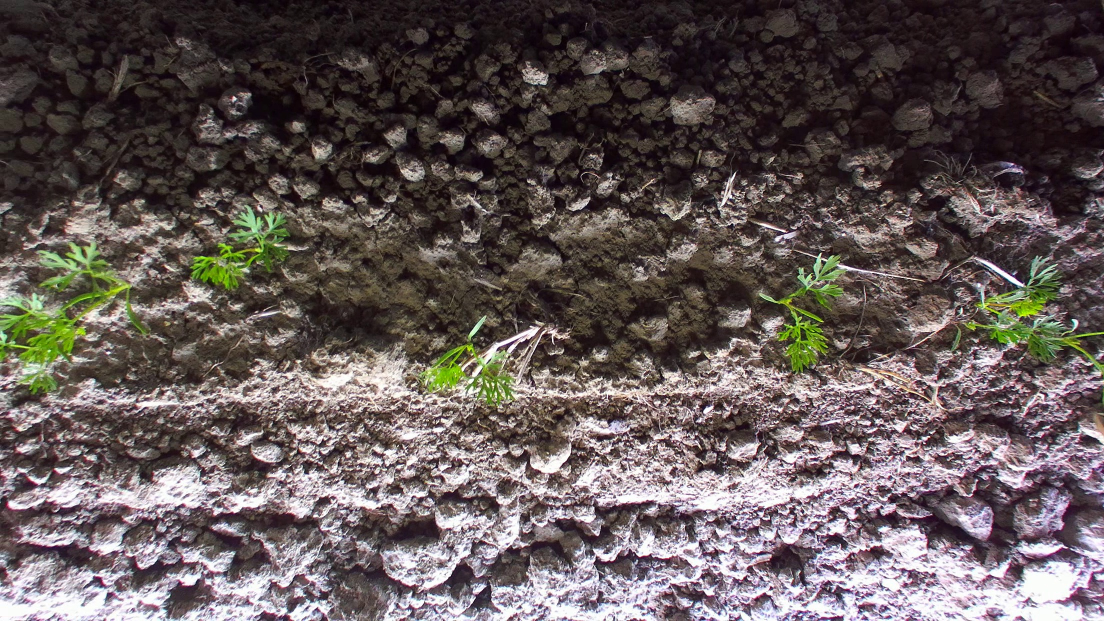
#> input picture Annotation/images/frame11.jpg, 2208 x 1242 px, given as the content of the folder images_old, which was not available (shown at 1/2 size)
$ python highlightPlant.py
#> lines starting #> are read from the running program, lines starting #| are printed output that depends on the picture; after the words box and inside, x2 and y2 are one past the last pixel; in counts of white or black regions, pixels touching at a corner belong together; pictures that were not available may be replaced by others from this repository, and a replacement may not be noted
import cv2
import os
import numpy as np
import matplotlib.pyplot as plt
from random import randint

img_path = 'images_old'
finished_img_path = './finished_images'
os.makedirs(f'{finished_img_path}', exist_ok=True)
os.makedirs(f'annotations_bonirob', exist_ok=True)

count = 0
show_image = randint(1, 30)


class_ids = {
    "crop": 0,  # Assign class ID 0 for crop
    "weed": 1,  # Assign class ID 1 for weed
}

for img_name in os.listdir(img_path):
    annotations = []
    img = cv2.imread(f"{img_path}/{img_name}")
#> img is the input picture: shape (1242, 2208, 3); mean B, G, R 86.8, 87.8, 98.4

    height, width, _ = img.shape
#> height = 1242; width = 2208

    img_rgb = cv2.cvtColor(img, cv2.COLOR_BGR2RGB)  # Convert to RGB for visualization with matplotlib

    # Step 1: Convert to HSV and apply color thresholding for green vegetation
    hsv_img = cv2.cvtColor(img, cv2.COLOR_BGR2HSV)
#> hsv_img: shape (1242, 2208, 3); mean H, S, V 89, 65.9, 100.8
    lower_green = (23, 30, 5)
    upper_green = (101, 195, 200)

    mask = cv2.inRange(hsv_img, lower_green, upper_green)
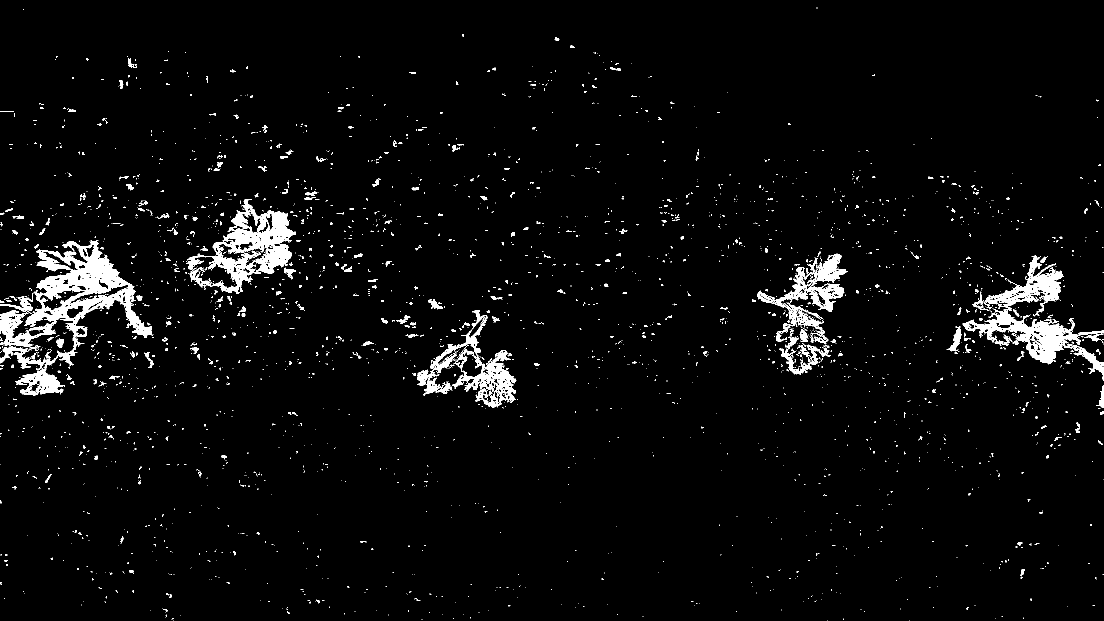
#> mask: shape (1242, 2208) (shown at 1/2 size); 3.6% white; 2922 white regions (2620 under 20 px), largest, box (x1, y1, x2, y2) and area: (0, 480, 306, 791) 25829, (1925, 511, 2208, 728) 13645, (373, 398, 592, 588) 13477
    segmented_img = cv2.bitwise_and(img_rgb, img_rgb, mask=mask)
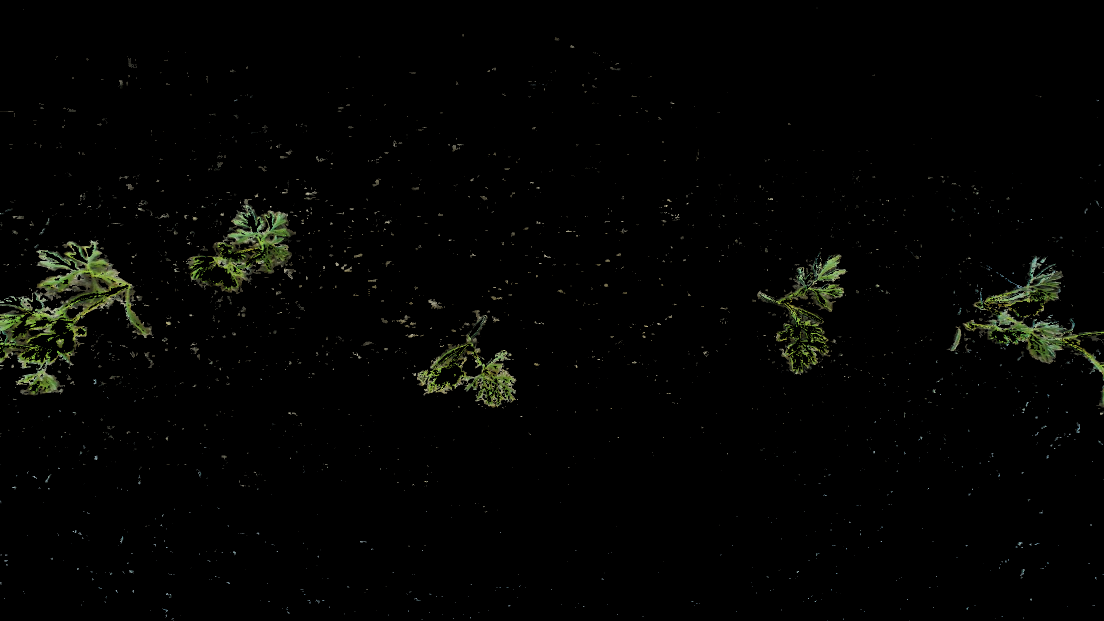
#> segmented_img: shape (1242, 2208, 3) (shown at 1/2 size); mean R, G, B 3.5, 4, 2.5


    # Step 2: Apply morphological operations to clean up the mask
    kernel = cv2.getStructuringElement(cv2.MORPH_OPEN, (3, 3))
    processed_mask = cv2.morphologyEx(mask, cv2.MORPH_ERODE, kernel)
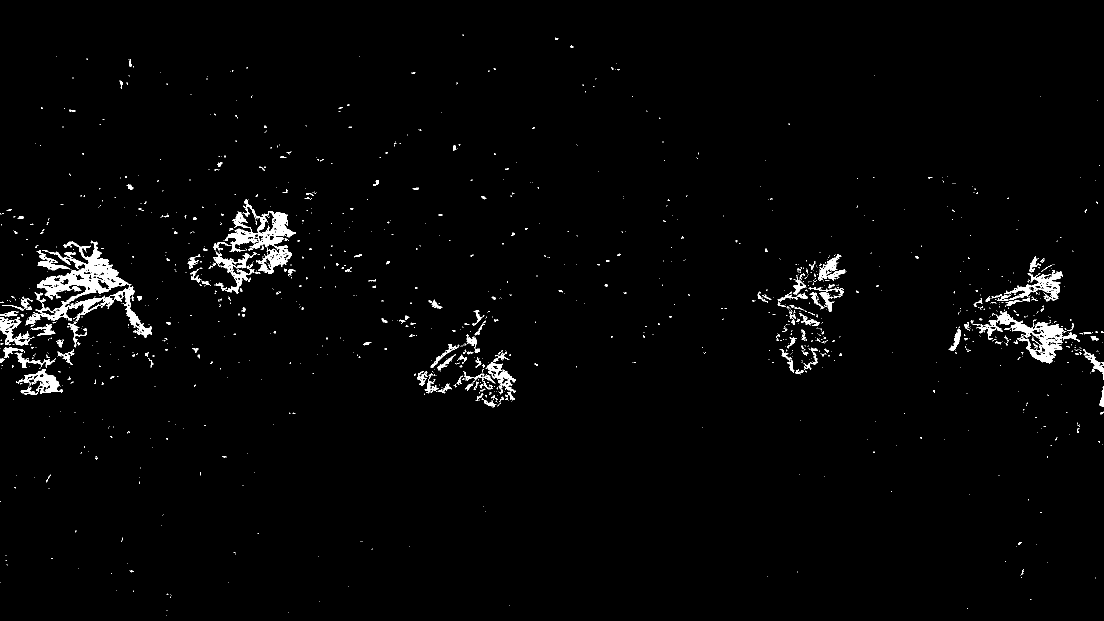
#> processed_mask: shape (1242, 2208) (shown at 1/2 size); 1.9% white; 1161 white regions (996 under 20 px)


    # Find contours on the morphed mask
    contours, _ = cv2.findContours(processed_mask, cv2.RETR_EXTERNAL, cv2.CHAIN_APPROX_SIMPLE)
#> contours = 1155 contours, 1047 with area under 20; largest, box (x1, y1, x2, y2) and area: (50, 481, 304, 675) 13823, (449, 399, 591, 547) 6698, (1952, 622, 2160, 727) 5262, (32, 738, 126, 790) 2320, (2008, 540, 2126, 604) 2306
    contours = list(contours)

    # Define a minimum area threshold to filter out small specks
    min_area = 80  # Adjust this value based on your image size and object size

    # Create a new mask for only large blobs
    large_blobs_mask = np.zeros_like(processed_mask)
    contour_count = -1
    for cnt in contours:
        if cv2.contourArea(cnt) > min_area:
            # [24 lines of commented-out code are left out]
            contour_points = cnt.squeeze()  # Remove extra dimensions if any
            normalized_points = []
            for point in contour_points:
                x, y = point
                normalized_x = x / width
                normalized_y = y / height
#> this loop made 1155 passes
#> cnt on passes 1 to 3: [[332, 1231]], [[577, 1225]], [[333, 1220], [334, 1221]]
                # [13 lines of commented-out code are left out]
    edges = cv2.Canny(large_blobs_mask, 100, 200)
#> large_blobs_mask: shape (1242, 2208); every value is 0

    # Step 4: Overlay the edges on the original image
    overlay = img_rgb.copy()
    overlay[edges > 0] = [255, 0, 0]  # Color the edges in red for visibility

    large_blobs_mask = cv2.resize(large_blobs_mask, (img_rgb.shape[1], img_rgb.shape[0]))

    if len(img_rgb.shape) == 3 and img_rgb.shape[2] == 3:
        large_blobs_mask = cv2.cvtColor(large_blobs_mask, cv2.COLOR_GRAY2BGR)
#> large_blobs_mask: shape (1242, 2208, 3); every value is 0

    # Apply a color (e.g., green) to the mask
    colored_mask = large_blobs_mask.copy()
    colored_mask[:, :, 1] = large_blobs_mask[:, :, 1]  # Increase the green channel intensity
    colored_mask[:, :, 0] = 0  # Set blue channel to 0
    colored_mask[:, :, 2] = 0  # Set red channel to 0

    # Blend the original image and contour mask
    mask_highlighted = cv2.addWeighted(img_rgb, 0.4, colored_mask, 0.2, 0)
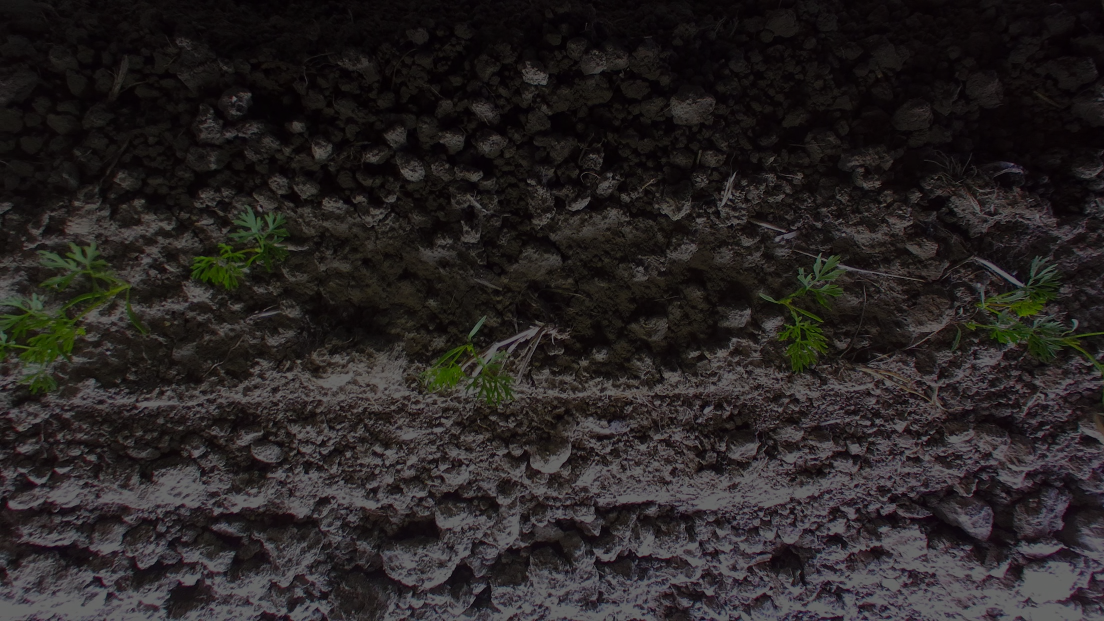
#> mask_highlighted: shape (1242, 2208, 3) (shown at 1/2 size); mean R, G, B 39.4, 35.1, 34.7

    print(f"{finished_img_path}/{img_name}")
    cv2.imwrite(f"{finished_img_path}/{img_name}", mask_highlighted)
    count += 1

    # Show random result
    if count == 1:

        # Visualization of the intermediate results
        fig, axs = plt.subplots(1, 2, figsize=(20, 10))

        axs[0].imshow(overlay)
        axs[0].set_title('Edge overlay', fontsize=30)
        axs[0].axis('off')

        axs[1].imshow(processed_mask)
        axs[1].set_title('Plant highlight', fontsize=30)
        axs[1].axis('off')

        plt.tight_layout()
        plt.show()

$ run again, on Annotation/images/frame12.jpg
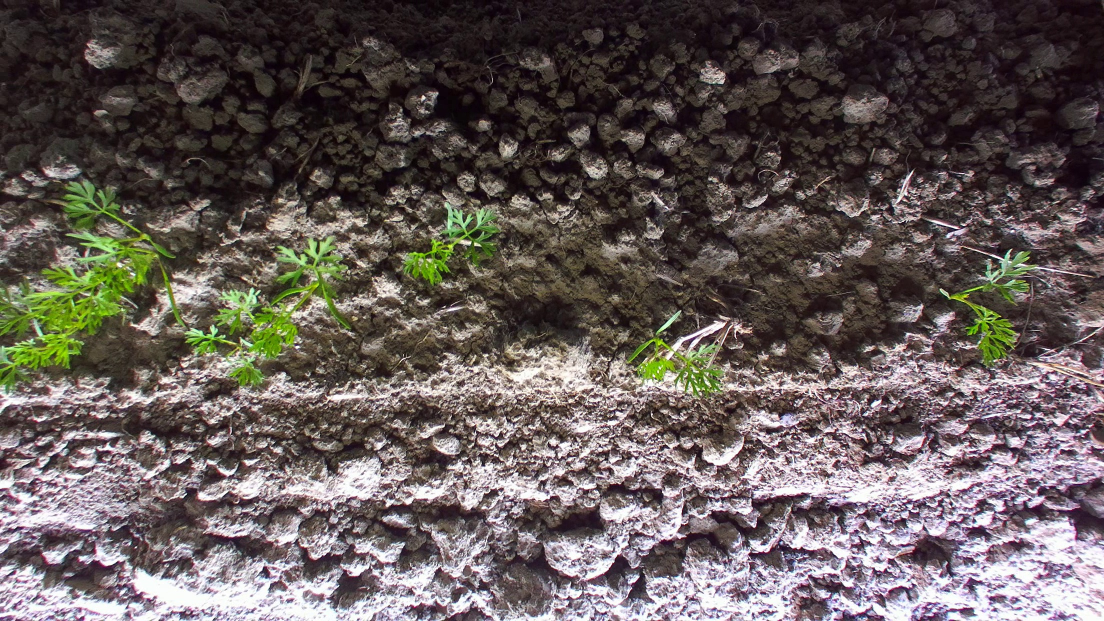
#> input picture Annotation/images/frame12.jpg, 2208 x 1242 px, given as the content of the folder images_old, which was not available (shown at 1/2 size)
#> img is the input picture: shape (1242, 2208, 3); mean B, G, R 87.9, 90.2, 99.9
#> hsv_img: shape (1242, 2208, 3); mean H, S, V 86.2, 66.4, 102.8
#> `mask = cv2.inRange(hsv_img, lower_green, upper_green)`:
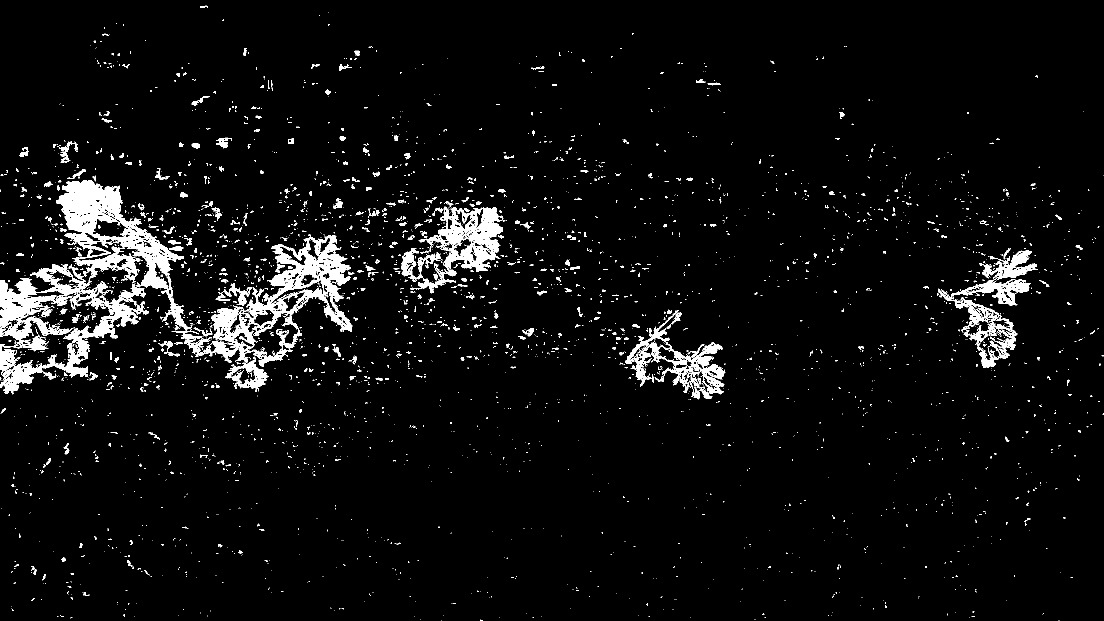
#> mask: shape (1242, 2208) (shown at 1/2 size); 4.9% white; 3423 white regions (3010 under 20 px), largest, box (x1, y1, x2, y2) and area: (0, 360, 385, 789) 45343, (343, 469, 705, 734) 22334, (820, 412, 1007, 587) 10655
#> processed_mask: shape (1242, 2208); 2.7% white; 1594 white regions (1340 under 20 px)
#> contours = 1578 contours, 1409 with area under 20; largest, box (x1, y1, x2, y2) and area: (113, 361, 367, 577) 13021, (494, 471, 700, 657) 10002, (878, 415, 1005, 552) 7924, (0, 557, 108, 655) 4207, (131, 594, 276, 717) 3028
#> the loop `for cnt in contours:` made 1578 passes
#> cnt on passes 1 to 3: [[962, 1241], [963, 1241]], [[1526, 1228], [1527, 1228]], [[1946, 1224]]
#> `mask_highlighted = cv2.addWeighted(img_rgb, 0.4, colored_mask, 0.2, 0)`:
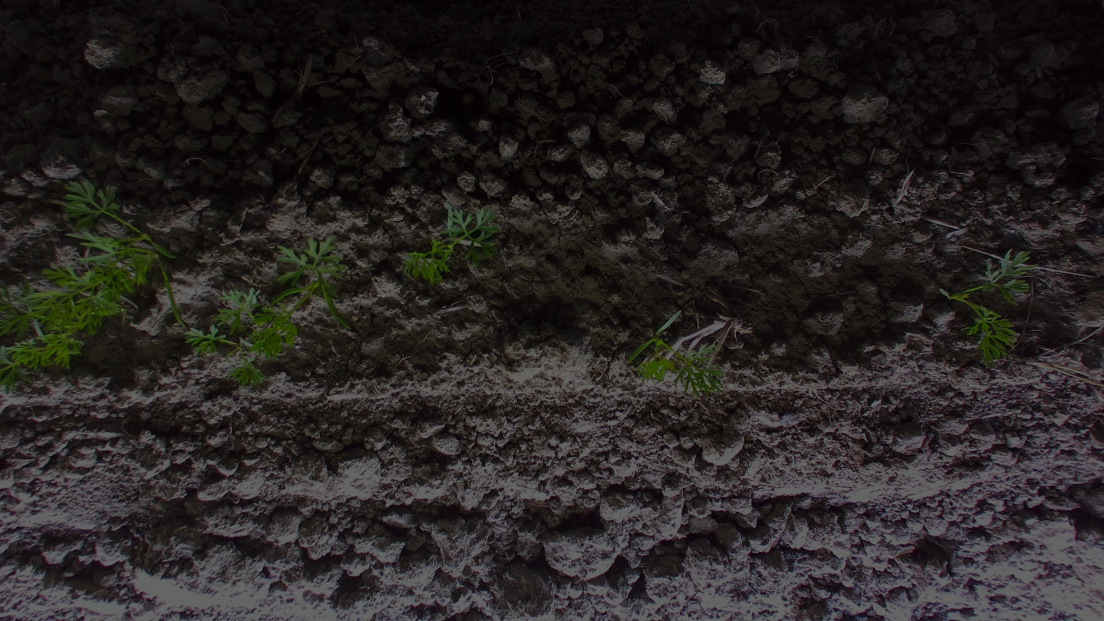
#> mask_highlighted: shape (1242, 2208, 3) (shown at 1/2 size); mean R, G, B 39.9, 36.1, 35.1

$ run again, on Annotation/images/frame13.jpg
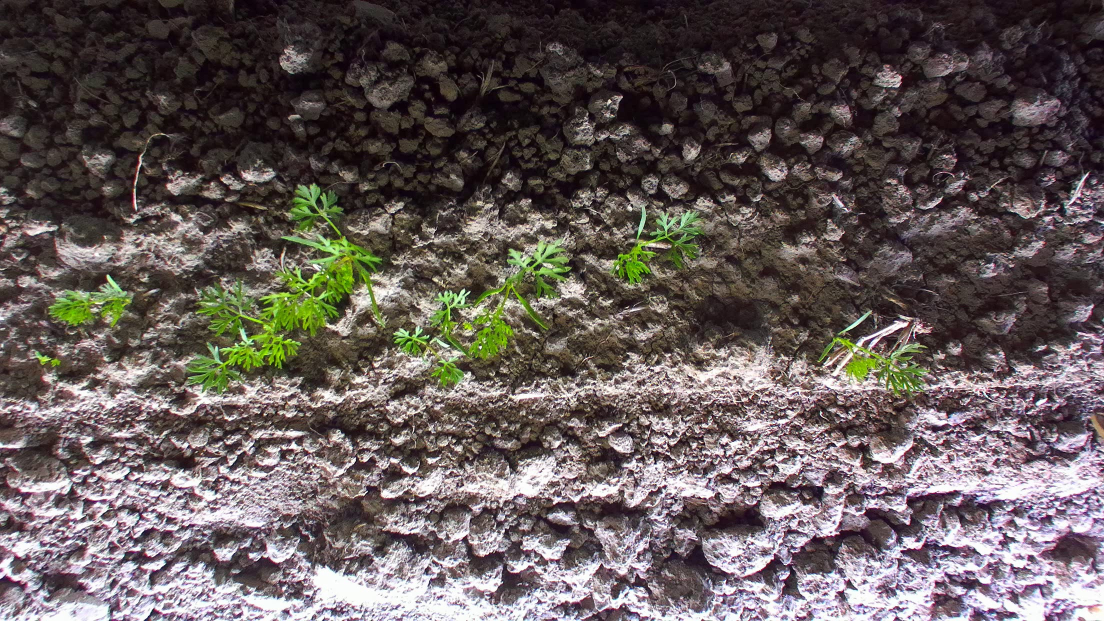
#> input picture Annotation/images/frame13.jpg, 2208 x 1242 px, given as the content of the folder images_old, which was not available (shown at 1/2 size)
#> img is the input picture: shape (1242, 2208, 3); mean B, G, R 88.2, 89.6, 99.7
#> hsv_img: shape (1242, 2208, 3); mean H, S, V 91.4, 66.5, 102.7
#> `mask = cv2.inRange(hsv_img, lower_green, upper_green)`:
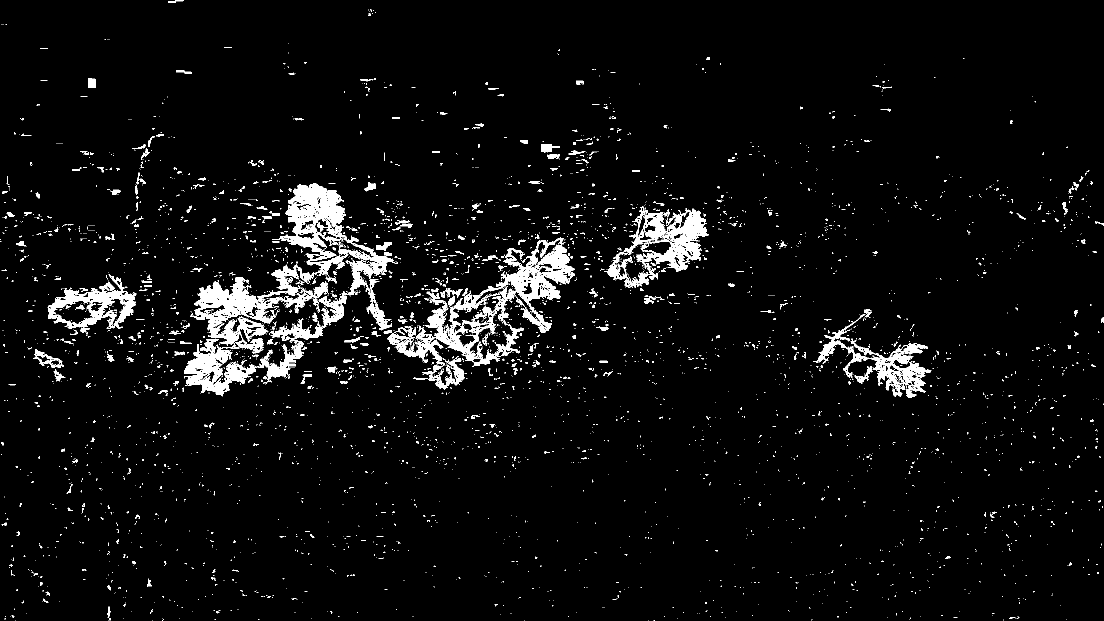
#> mask: shape (1242, 2208) (shown at 1/2 size); 4.5% white; 4171 white regions (3789 under 20 px), largest, box (x1, y1, x2, y2) and area: (368, 367, 796, 793) 42666, (774, 475, 1150, 779) 23193, (1209, 412, 1418, 575) 10809
#> processed_mask: shape (1242, 2208); 2.3% white; 1672 white regions (1430 under 20 px)
#> contours = 1669 contours, 1508 with area under 20; largest, box (x1, y1, x2, y2) and area: (567, 368, 688, 515) 6836, (388, 555, 563, 676) 5482, (1306, 418, 1417, 543) 3897, (1011, 530, 1121, 609) 2647, (114, 581, 271, 657) 2504
#> the loop `for cnt in contours:` made 1669 passes
#> cnt on passes 2, 3, 5: [[1675, 1233]], [[24, 1231], [25, 1231], [27, 1233], [25, 1231]], [[663, 1225]]
#> `mask_highlighted = cv2.addWeighted(img_rgb, 0.4, colored_mask, 0.2, 0)`:
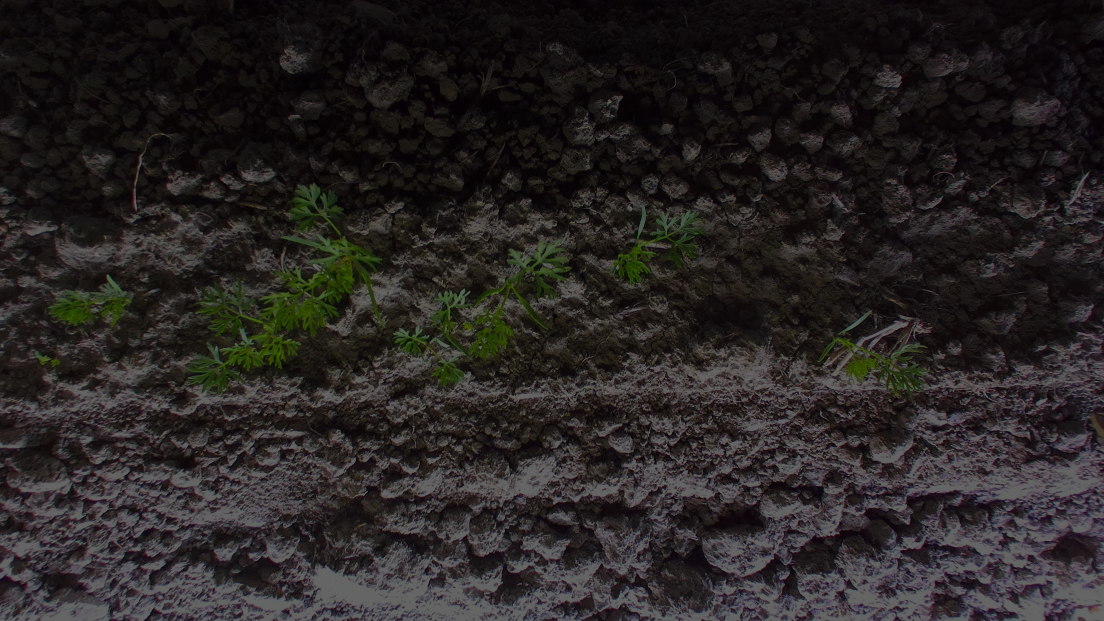
#> mask_highlighted: shape (1242, 2208, 3) (shown at 1/2 size); mean R, G, B 39.9, 35.8, 35.3
